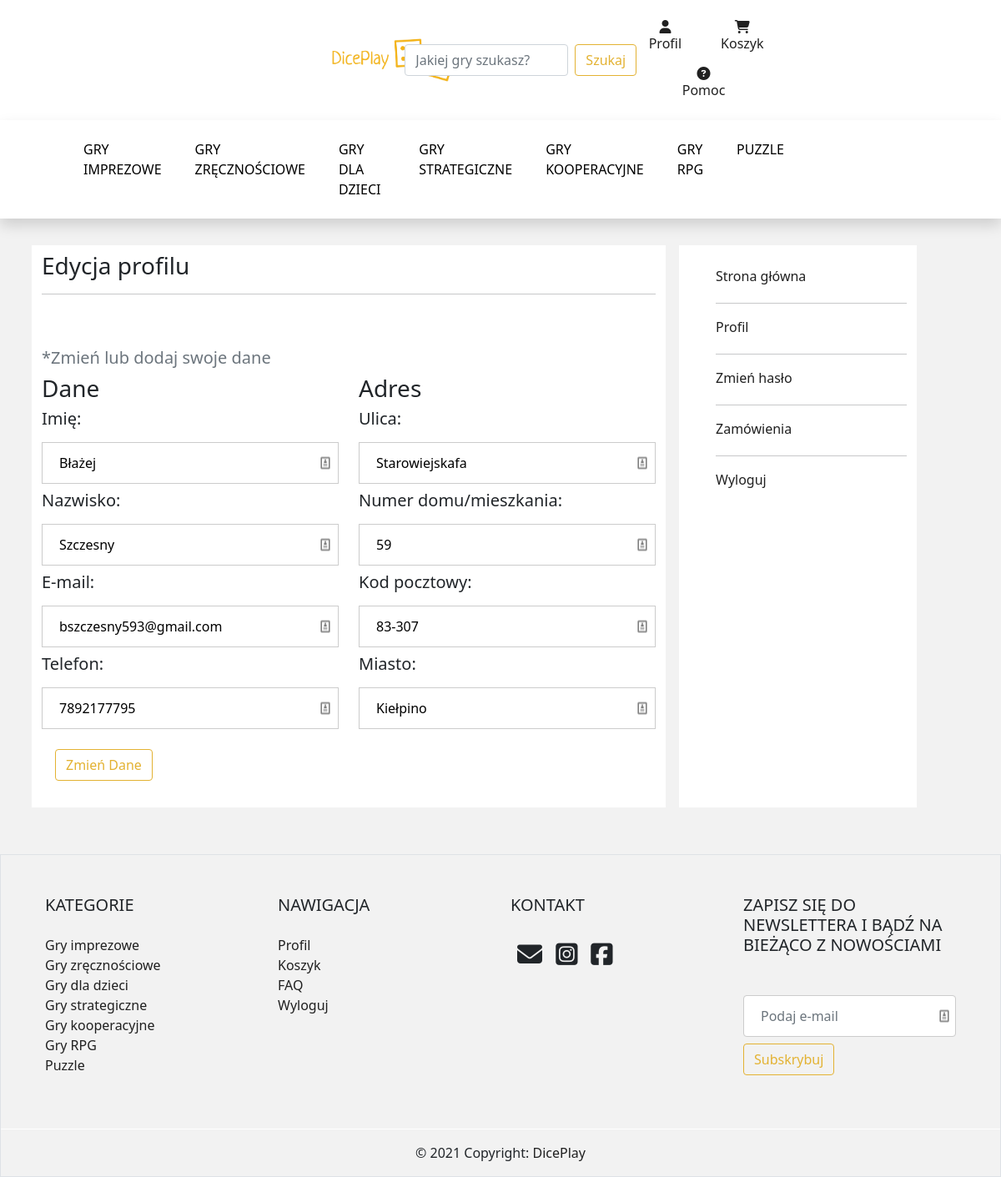
The app's page /edycjaProfilu/ (signed in), older data.
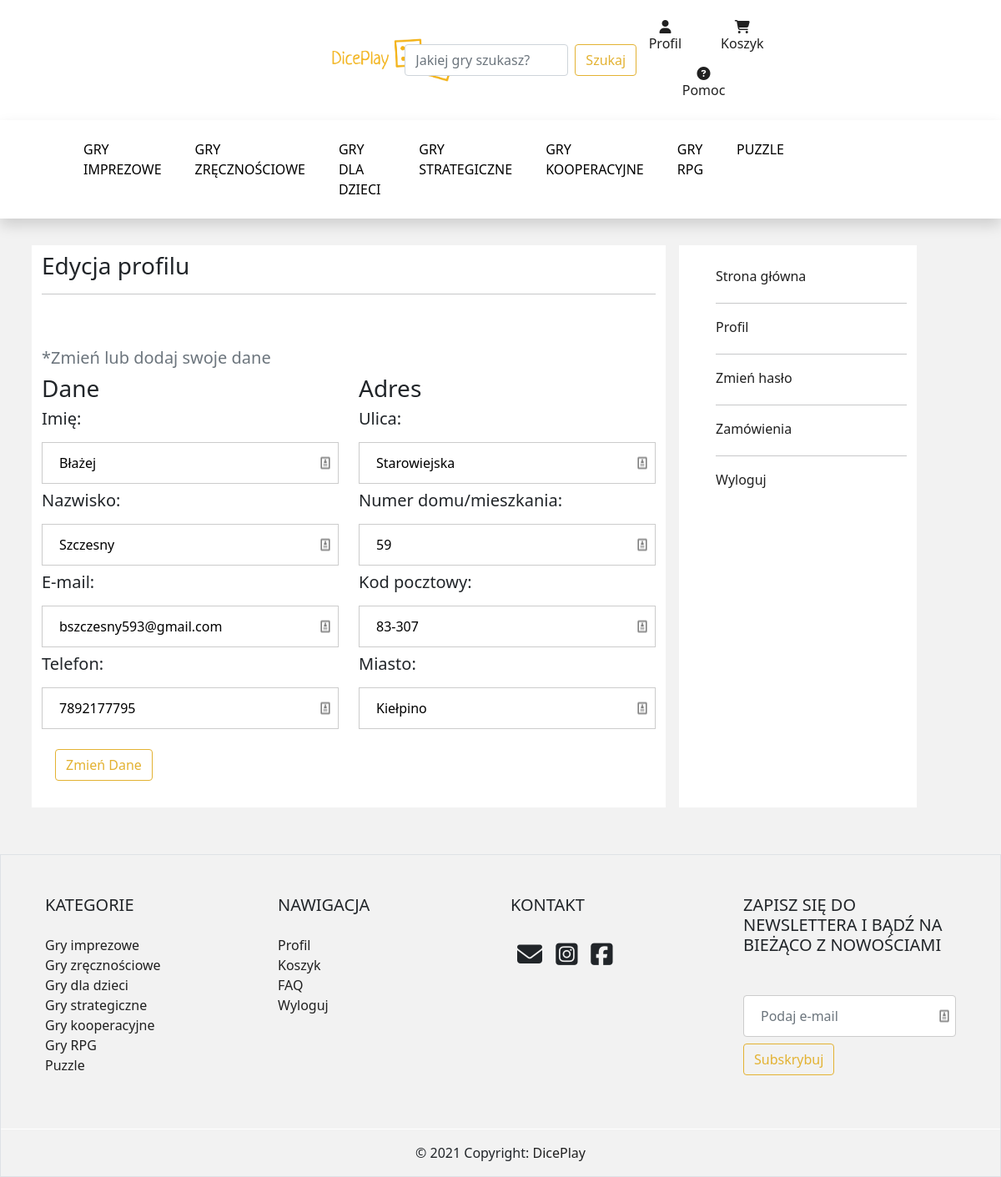
The same page, newer data.
### main/models.py (models this page shows, shortened)
class UserProfile(models.Model):
    user = models.OneToOneField(User, on_delete=models.CASCADE)
    id = models.AutoField(primary_key=True)
    street = models.CharField(max_length=50)
    numberOfHouse = models.CharField(max_length=10)
    postCode = models.CharField(max_length=6)
    city = models.CharField(max_length=20)
    phone = PhoneNumberField(null=False, blank=False, unique=False, max_length=9)

### main/views.py (the view)
# urls.py: path('edycjaProfilu/', editProfil, name='profileDetail'),
@login_required
def editProfil(request):
    userDetails = UserProfile.objects.filter(user__username=request.user)
    return render(request, 'edycjaProfilu.html', {'userDetails': userDetails})

### templates/edycjaProfilu.html (shortened to what this page needs)
{% extends 'main.html' %}
{% block body %}
{% load static %}
<div class="container">
    <div class="row">
        <div class="col-8 m-2" style="background-color: white;">
            <h3 class="pt-2">Edycja profilu</h3>
            <hr/>
            <h5 class="pt-5"><span class="text-secondary">*Zmień lub dodaj swoje dane</span></h5>
            <form METHOD="post" action="{% url 'updateprofil' %}">
            {% for data in userDetails %}
            <div class="row">
                <div class="col">
                    <h3>Dane</h3>
                    <h5>Imię:</h5>
                        <input class="form-control-xs" placeholder="Imię:" type="text" value="{{user.first_name}}" name="imie">
                    <h5>Nazwisko:</h5>
                        <input class="form-control-xs" placeholder="Nazwisko:" type="text" value="{{user.last_name }}" name="nazwisko">
                    <h5>E-mail: </h5>
                        <input type="email" id="form5Example2" class="form-control-xs" placeholder="E-mail:" value="{{data.user.email}}", name="email">
                    <h5>Telefon: </h5>
                        <input type="text" class="form-control-xs" placeholder="Telefon:" value="{{data.phone}}" name="phone">
                </div>
                <div class="col">
                    <h3>Adres</h3>
                    <h5>Ulica: </h5>
                    <input class="form-control-xs" placeholder="Ulica:" type="text" value="{{data.street}}" name="ulica">
                    <h5>Numer domu/mieszkania: </h5>
                    <input class="form-control-xs" placeholder="Numer domu/mieszkania:" type="text" value="{{data.numberOfHouse}}" name="nrdomu">
                    <h5>Kod pocztowy: </h5>
                    <input class="form-control-xs" placeholder="Kod pocztowy:" type="text" value="{{data.postCode}}" name="kodpocztowy">
                    <h5>Miasto: </h5>
                    <input class="form-control-xs" placeholder="Miasto" type="text" value="{{data.city}}" name="miasto">
                </div>
            </div>
            <button type="submit" class="m-3 btn btn-search">Zmień Dane</button>
                 {% endfor %}
</form>
        </div>
        <div id="profile-list" class="col-3 m-2"style="background-color: white;">
           <ul>
               <a href="/"><li>Strona główna</li></a>
               <hr/>
               <a href="/profil"><li>Profil</li></a>
               <hr/>
               <a href="/haslo"><li>Zmień hasło</li></a>
               <hr/>
               <a href="/zamowienia"><li>Zamówienia</li></a>
               <hr/>
               <a href="/logout"><li>Wyloguj</li></a>
           </ul>
        </div>
    </div>
</div>
{% endblock %}

Row changes from the older to the newer data that the page shows:
changed UserProfile "Kiełpino": ulica "Starowiejskafa" → "Starowiejska"
